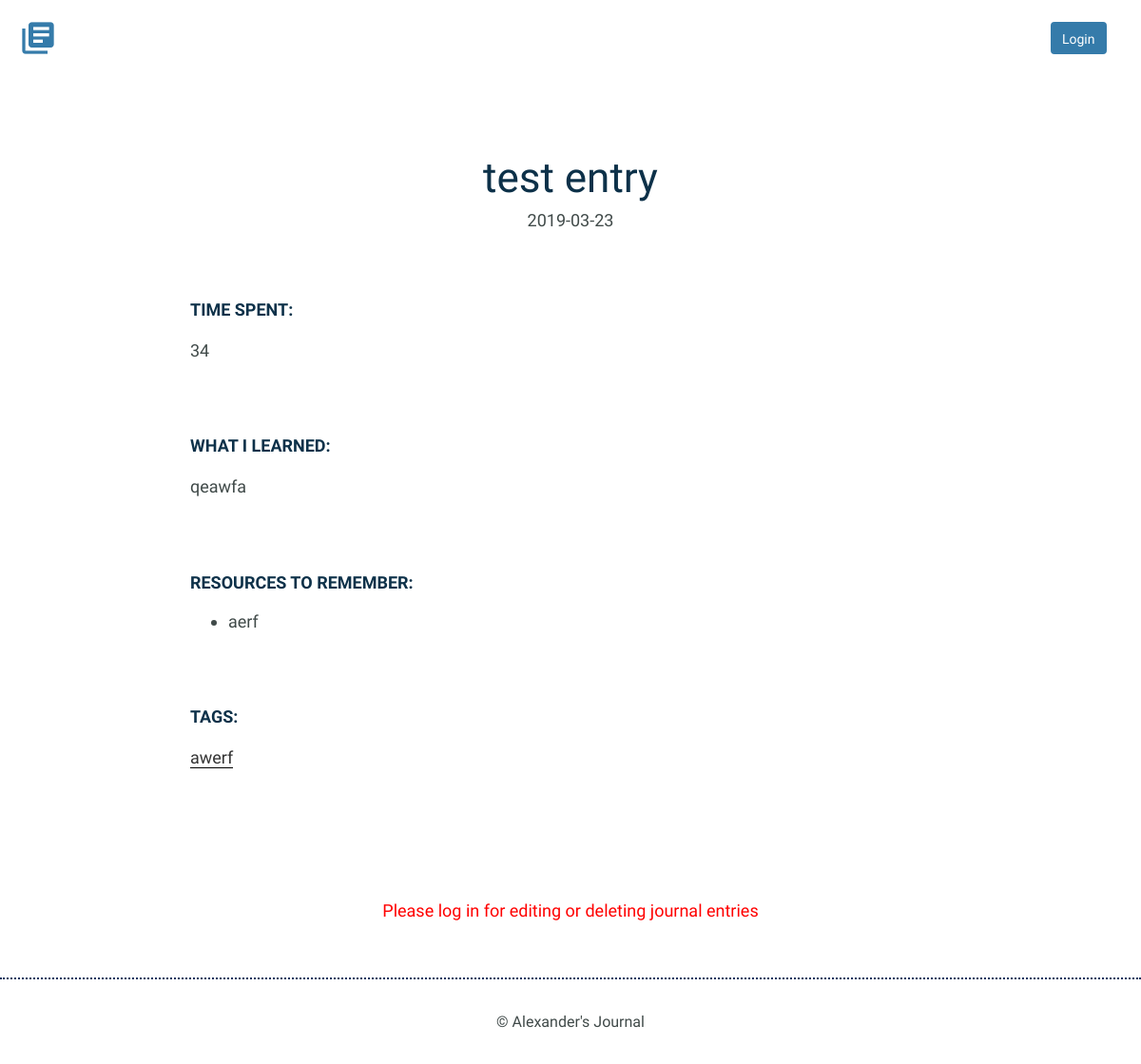
The app's page /detail_page/1, older data.
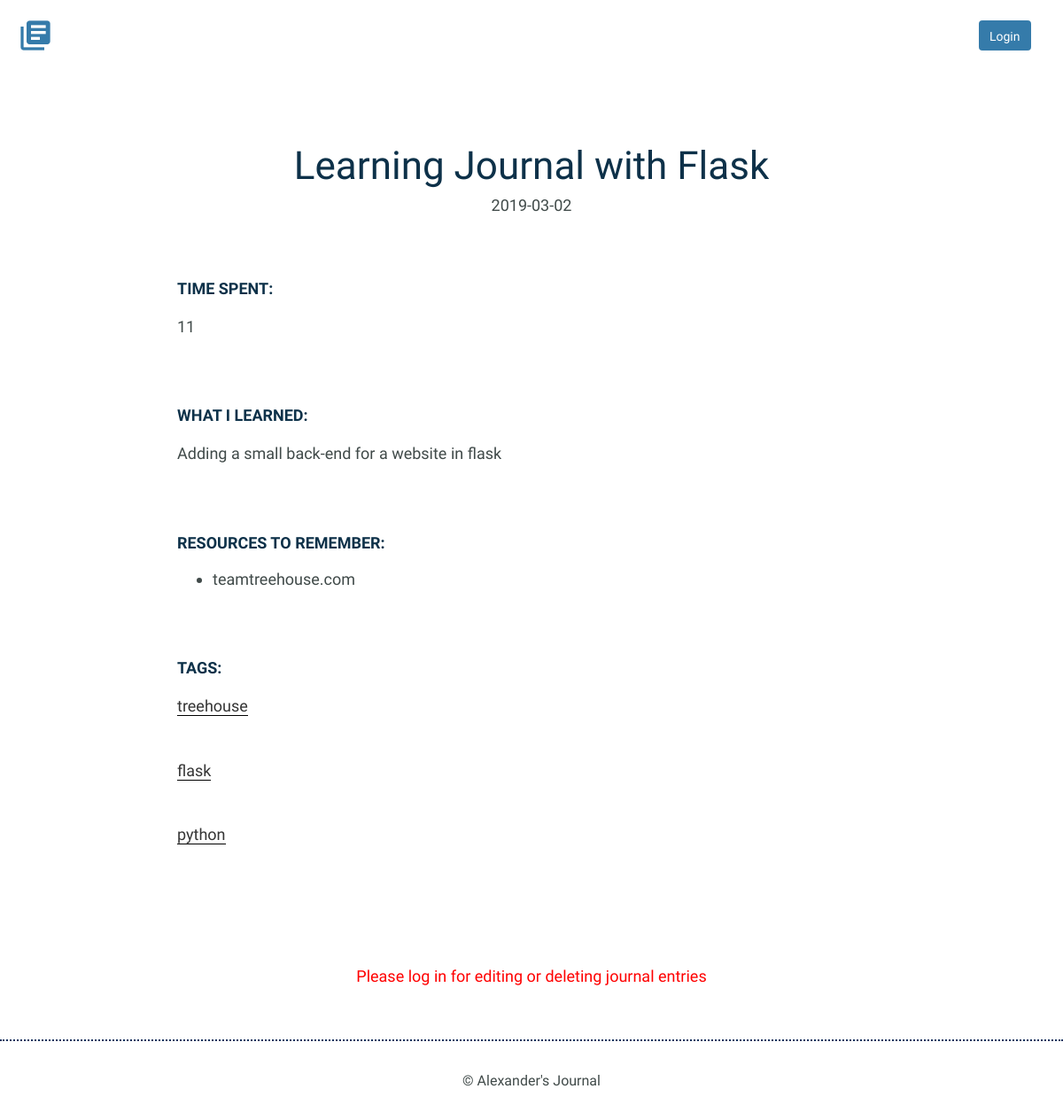
The same page, newer data.
### models.py (models this page shows)
class Entries(Model):
    title = CharField(max_length=250)
    date = DateTimeField()
    time_spent = IntegerField()
    learned = TextField()
    resources = TextField()
    tags = TextField()
    class Meta:
        database = DATABASE
        order_by = ('-date',)

### app.py (the view)
@app.route('/detail_page/<int:entry_id>')
def detail_page(entry_id):
    entry = models.Entries.select().where(models.Entries.id == entry_id)
    for data in entry:
        tag = data.tags
        tag = tag.split()
        resource = data.resources
        resource = resource.split()
    return render_template('detail.html', entry=entry,
                           tag=tag, resource=resource)

### app.py (called while the page is built)
@app.before_request
def before_request():
    g.db = models.DATABASE
    g.db.connect()
    g.user = current_user

@app.after_request
def after_request(response):
    g.db.close()
    return response

### templates/detail.html (shortened to what this page needs)
<!DOCTYPE html>
<html>
    <head>
        <link rel="stylesheet" href="/static/css/normalize.css">
        <link rel="stylesheet" href="/static/css/site.css">
    </head>
    <body>
        <header>
            <div class="container">
                <div class="site-header">
                    <a class="logo" href="{{ url_for('index') }}"><i class="material-icons">library_books</i></a>
                    {% if current_user.is_authenticated %}
                    <a class="button icon-right" href="{{ url_for('new_entry') }}"><span>New Entry</span> <i class="material-icons">add</i></a>
                    <a class="button icon-right" style="padding-right: 10px; margin-right: 1%" href="{{ url_for('logout') }}"><span>Logout</span></a>
                    {% else %}
                    <a class="button icon-right" style="margin-left: 1%; margin-right: 1%; padding-right: 10px" href="{{ url_for('login') }}"><span>Login</span></a>
                    {% endif %}
                </div>
            </div>
        </header>
        {% for value in entry %}
        <section>
            <div class="container">
                <div class="entry-list single">
                    <article>
                        <h1>{{ value.title }}</h1>
                        <time datetime="2016-01-31">{{ value.date.strftime('%Y-%m-%d') }}</time>
                        <div class="entry">
                            <h3>Time Spent: </h3>
                            <p>{{ value.time_spent }}</p>
                        </div>
                        <div class="entry">
                            <h3>What I Learned:</h3>
                            <p>{{ value.learned }}</p>
                        </div>
                        <div class="entry">
                            <h3>Resources to Remember:</h3>
                            <ul>
                                {% for data in resource %}
                                <li>{{ data }}</li>
                                {% endfor %}
                            </ul>
                        </div>
                        <div class="entry">
                            <h3>Tags:</h3>
                            {% for data in tag %}
                            <p><a href="{{ url_for('index', tag=data) }}">{{ data }}</a></p>
                            {% endfor %}
                        </div>
                    </article>
                </div>
            </div>
            {% if current_user.is_authenticated %}
            <div class="edit">
                <p><a href="{{ url_for('edit_entry', entry_id=value.id) }}">Edit Entry</a></p>
                <p><a href="{{ url_for('delete_entry', entry_id=value.id) }}">Delete Entry</a></p>
            </div>
            {% else %}
            <div>
                <p style="text-align: center; padding-bottom: 3%; color:red">Please log in for editing or deleting journal entries</p>
            </div>
            {% endif %}
        </section>
        {% endfor %}
        <footer>
            <div>
                &copy; Alexander's Journal
            </div>
        </footer>
    </body>
</html>

### static/css/site.css (style rules this page uses)
body { font-size: 16px; color: #404a49; font-family: 'Cousine', serif; font-weight: 400; }
.container { margin: 0 auto; padding: 0 25px; }
header .site-header { margin: 0 auto; height: 95px; }
header .logo i { color: #357baa; margin: 20px 0 0 -5px; float: left; font-size: 40px; }
header .button { float: right; margin: 33px 0 0 0; }
footer { text-align: center; padding: 35px 0; border-top: 2px dotted #16335f; }
.button { padding: 8px 10px 6px 10px; background: #357baa; border: 2px solid #357baa; border-radius: 4px; text-decoration: none; color: #FFF; position: relative; text-align: center; font-size: 14px; }
.button.icon-right { padding-right: 30px; top: -10px; }
h1, h2, h3 { margin: 0; font-weight: 400; line-height: 1em; color: rgb(13, 49, 73); }
h1 { font-size: 44px; margin-bottom: 12px; }
h3 { font-size: 18px; font-family: 'Work Sans', serif; font-weight: 600; text-transform: uppercase; }
p { line-height: 1.8em; font-size: 18px; }
p a { border-bottom: 1px solid #000000; padding: 0; color: #353535; text-decoration: none; }
ul li { line-height: 1.8em; font-size: 18px; }
.entry-list, .edit-entry, .new-entry { max-width: 800px; margin: 0 auto; padding: 70px 0 150px 0; }
.entry-list article { margin-bottom: 70px; text-align: center; }
.entry-list article:last-child { margin-bottom: 0; }
.entry-list.single { padding-bottom: 70px; }
.entry-list.single time { font-size: 18px; }
.entry { max-width: 800px; margin: 75px auto 0 auto; text-align: left; }
.entry p { margin-bottom: 40px; }

Row changes from the older to the newer data that the page shows:
removed Entries: title "test entry", date "2019-03-23", time_spent "34", learned "qeawfa", resources "aerf", tags "awerf"
added Entries: title "Learning Journal with Flask", date "2019-03-02", time_spent "11", learned "Adding a small back-end for a website in flask", resources "teamtreehouse.com", tag "treehouse" "flask" "python"
